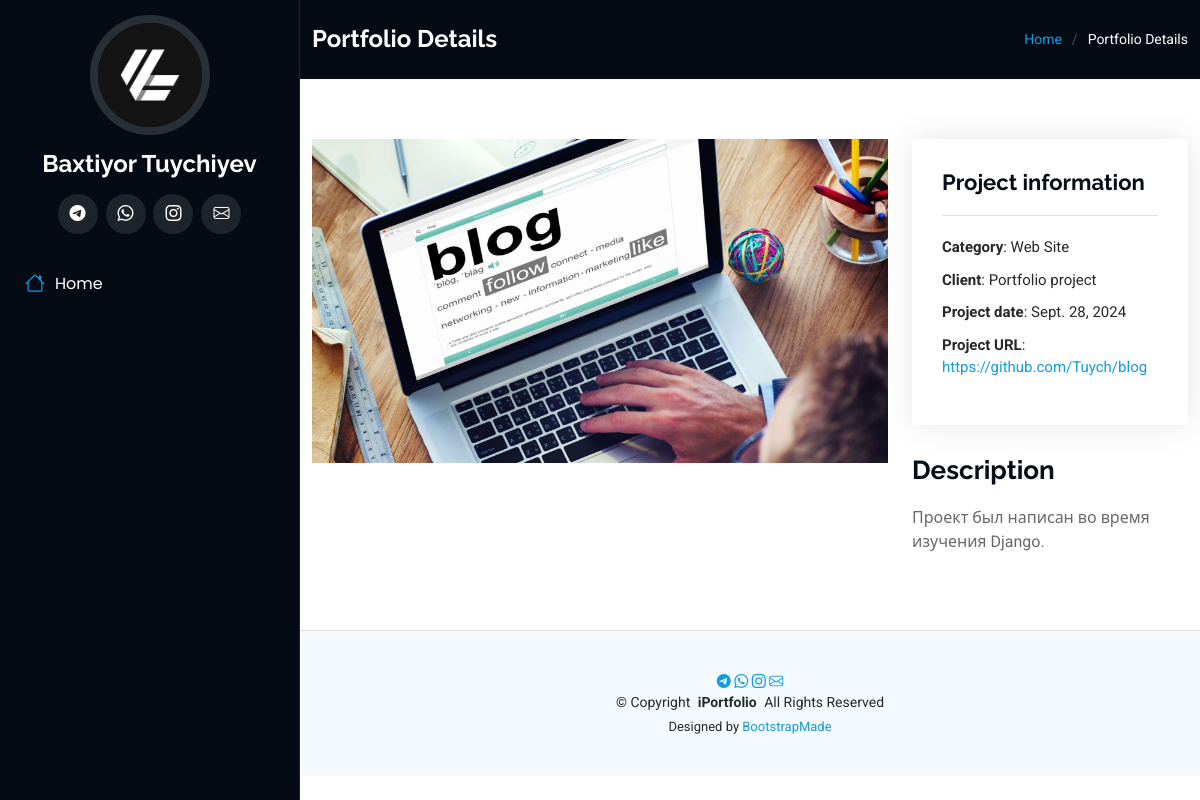
/portfolio-detail/10/, run on the app's committed database.
### main/models.py (models this page shows, shortened)
class Projects(models.Model):
    name = models.CharField(max_length=50, blank=False, null=False)
    category = models.CharField(max_length=30, blank=False, null=False)
    description = models.TextField(null=True, blank=True)
    client = models.CharField(max_length=50, default='Portfolio project')
    project_date = models.DateField(blank=True, null=True)
    project_url = models.URLField(blank=False, null=False)
    image_title = models.ImageField(upload_to='portfolio/', default='portfolio/default_project_img.png')
    image_main = models.ImageField(upload_to='portfolio/', default='portfolio/default_project_img.png')
    created_date = models.DateField(auto_now_add=True, null=True, blank=True)
    view_portfolio_numbers = models.IntegerField(null=True, blank=True)

### main/views.py (the view)
# urls.py: path('portfolio-detail/<str:pk>/', views.portfolio_detail, name='portfolio-detail')
def portfolio_detail(request, pk):
    project = get_object_or_404(Projects, id=pk)
    context = {
        'project': project
    }
    return render(request, 'main/portfolio-details.html', context)

### main/templates/main/portfolio-details.html (shortened to what this page needs)
{% extends 'main/base.html' %}
{% load static %}
{% block content %}
  <main class="main">
    <div class="page-title dark-background">
      <div class="container d-lg-flex justify-content-between align-items-center">
        <h1 class="mb-2 mb-lg-0">Portfolio Details</h1>
        <nav class="breadcrumbs">
          <ol>
            <li><a href="{% url 'index' %}">Home</a></li>
            <li class="current">Portfolio Details</li>
          </ol>
        </nav>
      </div>
    </div>
    <section id="portfolio-details" class="portfolio-details section">
      <div class="container" data-aos="fade-up" data-aos-delay="100">
        <div class="row gy-4">
          <div class="col-lg-8">
            <div class="portfolio-details-slider swiper init-swiper">
              <div class="swiper-wrapper align-items-center">
                <div class="swiper-slide">
                  <img src="{{ project.image_main.url }}" alt="">
                </div>
              </div>
            </div>
          </div>
          <div class="col-lg-4">
            <div class="portfolio-info" data-aos="fade-up" data-aos-delay="200">
              <h3>Project information</h3>
              <ul>
                <li><strong>Category</strong>: {{ project.category }}</li>
                <li><strong>Client</strong>: {{ project.client }}</li>
                <li><strong>Project date</strong>: {{ project.project_date }}</li>
                <li><strong>Project URL</strong>: <a href="{{ project.project_url }}" target="_blank">{{ project.project_url }}</a></li>
              </ul>
            </div>
            <div class="portfolio-description" data-aos="fade-up" data-aos-delay="300">
              <h2>Description</h2>
              <p> {{ project.description|linebreaksbr }}</p>
            </div>
          </div>
        </div>
      </div>
    </section>
  </main>
{% endblock content %}

### main/static/assets/css/main.css (style rules this page uses)
:root { --default-font: "Roboto", system-ui, -apple-system, "Segoe UI", Roboto, "Helvetica Neue", Arial, "Noto Sans", "Liberation Sans", sans-serif, "Apple Color Emoji", "Segoe UI Emoji", "Segoe UI Symbol", "Noto Color Emoji"; --heading-font: "Raleway", sans-serif; --nav-font: "Poppins", sans-serif; }
:root { --background-color: #ffffff; --default-color: #272829; --heading-color: #050d18; --accent-color: #149ddd; --surface-color: #ffffff; --contrast-color: #ffffff; }
:root { --nav-color: #a8a9b4; --nav-hover-color: #ffffff; --nav-mobile-background-color: #040b14; --nav-dropdown-background-color: #040b14; --nav-dropdown-color: #a8a9b4; --nav-dropdown-hover-color: #ffffff; }
.dark-background { --background-color: #040b14; --default-color: #ffffff; --heading-color: #ffffff; --surface-color: #151f2b; --contrast-color: #ffffff; }
:root { scroll-behavior: smooth; }
body { color: var(--default-color); background-color: var(--background-color); font-family: var(--default-font); }
a { color: var(--accent-color); text-decoration: none; transition: 0.3s; }
h1, h2, h3, h4, h5, h6 { color: var(--heading-color); font-family: var(--heading-font); }
@media (min-width: 1200px) { .header~main, .header~#footer { margin-left: 300px; } }
.page-title { color: var(--default-color); background-color: var(--background-color); padding: 25px 0; position: relative; }
.page-title h1 { font-size: 24px; font-weight: 700; }
.page-title .breadcrumbs ol { display: flex; flex-wrap: wrap; list-style: none; padding: 0; margin: 0; font-size: 14px; font-weight: 400; }
.page-title .breadcrumbs ol li+li { padding-left: 10px; }
.page-title .breadcrumbs ol li+li::before { content: "/"; display: inline-block; padding-right: 10px; color: color-mix(in srgb, var(--default-color), transparent 70%); }
section, .section { color: var(--default-color); background-color: var(--background-color); padding: 60px 0; overflow: clip; }
.portfolio-details .portfolio-details-slider img { width: 100%; }
.portfolio-details .portfolio-info { padding: 30px; box-shadow: 0px 0 30px rgba(0, 0, 0, 0.1); }
.portfolio-details .portfolio-info h3 { font-size: 22px; font-weight: 700; margin-bottom: 20px; padding-bottom: 20px; border-bottom: 1px solid color-mix(in srgb, var(--default-color), transparent 85%); }
.portfolio-details .portfolio-info ul { list-style: none; padding: 0; font-size: 15px; }
.portfolio-details .portfolio-info ul li+li { margin-top: 10px; }
.portfolio-details .portfolio-description { padding-top: 30px; }
.portfolio-details .portfolio-description h2 { font-size: 26px; font-weight: 700; margin-bottom: 20px; }
.portfolio-details .portfolio-description p { padding: 0; color: color-mix(in srgb, var(--default-color), transparent 30%); }

### data on the page
Projects: image_main (picture), category "Web Site", client "Portfolio project", project_date "Sept. 28, 2024", project_url "https://github.com/Tuych/blog", description "Проект был написан во время изучения Django."
